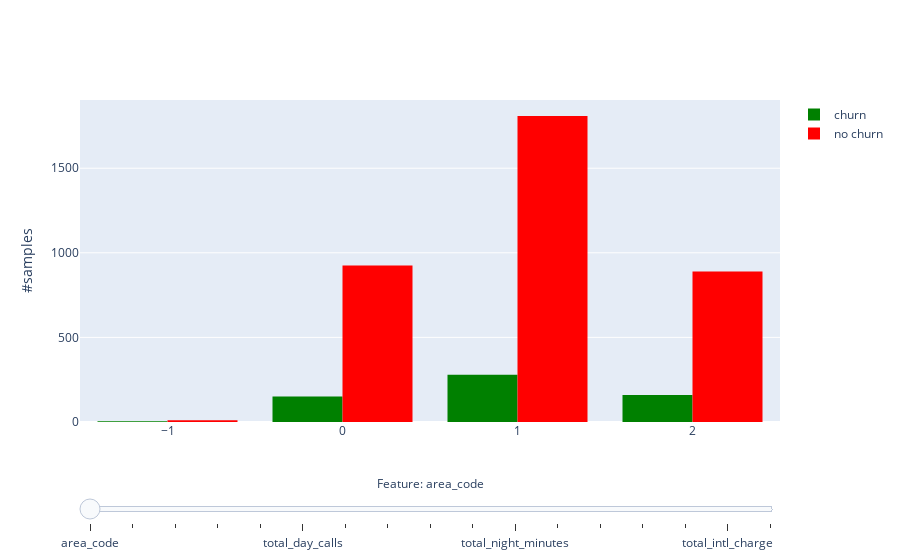

Notebook code for this chart:
### Code cell
def create_churn_trace(col, visible=False):
    return go.Histogram(
        x=churn[col],
        name='churn',
        marker = dict(color = colors[1]),
        visible=visible,
    )

def create_no_churn_trace(col, visible=False):
    return go.Histogram(
        x=no_churn[col],
        name='no churn',
        marker = dict(color = colors[0]),
        visible = visible,
    )

features_not_for_hist = ["state","account_length","churn"]
features_for_hist = [x for x in pre_df.columns if x not in features_not_for_hist]
active_idx = 0
traces_churn = [(create_churn_trace(col) if i != active_idx else create_churn_trace(col, visible=True)) for i, col in enumerate(features_for_hist)]
traces_no_churn = [(create_no_churn_trace(col) if i != active_idx else create_no_churn_trace(col, visible=True)) for i, col in enumerate(features_for_hist)]
data = traces_churn + traces_no_churn

n_features = len(features_for_hist)
steps = []
for i in range(n_features):
    step = dict(
        method = 'restyle',  
        args = ['visible', [False] * len(data)],
        label = features_for_hist[i],
    )
    step['args'][1][i] = True # Toggle i'th trace to "visible"
    step['args'][1][i + n_features] = True # Toggle i'th trace to "visible"
    steps.append(step)

sliders = [dict(
    active = active_idx,
    currentvalue = dict(
        prefix = "Feature: ", 
        xanchor= 'center',
    ),
    pad = {"t": 50},
    steps = steps,
)]

layout = dict(
    sliders=sliders,
    yaxis=dict(
        title='#samples',
        automargin=True,
    ),
)

fig = dict(data=data, layout=layout)

iplot(fig, filename='histogram_slider')

### Figure 1 — Plotly figure (JSON) as saved in the notebook; plotly's stock layout.template omitted (floating-point values rounded to 4 significant figures; data arrays with more than 128 entries replaced by an {"elided": "..."} marker saying what was removed)
{"data": [{"marker": {"color": "green"}, "name": "churn", "type": "histogram", "visible": true, "x": {"elided": "594 int values"}}, {"marker": {"color": "green"}, "name": "churn", "type": "histogram", "visible": false, "x": {"elided": "594 int values"}}, {"marker": {"color": "green"}, "name": "churn", "type": "histogram", "visible": false, "x": {"elided": "594 int values"}}, {"marker": {"color": "green"}, "name": "churn", "type": "histogram", "visible": false, "x": {"elided": "594 int values"}}, {"marker": {"color": "green"}, "name": "churn", "type": "histogram", "visible": false, "x": {"elided": "594 float values"}}, {"marker": {"color": "green"}, "name": "churn", "type": "histogram", "visible": false, "x": {"elided": "594 int values"}}, {"marker": {"color": "green"}, "name": "churn", "type": "histogram", "visible": false, "x": {"elided": "594 float values"}}, {"marker": {"color": "green"}, "name": "churn", "type": "histogram", "visible": false, "x": {"elided": "594 float values"}}, {"marker": {"color": "green"}, "name": "churn", "type": "histogram", "visible": false, "x": {"elided": "594 int values"}}, {"marker": {"color": "green"}, "name": "churn", "type": "histogram", "visible": false, "x": {"elided": "594 float values"}}, {"marker": {"color": "green"}, "name": "churn", "type": "histogram", "visible": false, "x": {"elided": "594 float values"}}, {"marker": {"color": "green"}, "name": "churn", "type": "histogram", "visible": false, "x": {"elided": "594 int values"}}, {"marker": {"color": "green"}, "name": "churn", "type": "histogram", "visible": false, "x": {"elided": "594 float values"}}, {"marker": {"color": "green"}, "name": "churn", "type": "histogram", "visible": false, "x": {"elided": "594 float values"}}, {"marker": {"color": "green"}, "name": "churn", "type": "histogram", "visible": false, "x": {"elided": "594 int values"}}, {"marker": {"color": "green"}, "name": "churn", "type": "histogram", "visible": false, "x": {"elided": "594 float values"}}, {"marker": {"color": "green"}, "name": "churn", "type": "histogram", "visible": false, "x": {"elided": "594 int values"}}, {"marker": {"color": "red"}, "name": "no churn", "type": "histogram", "visible": true, "x": {"elided": "3634 int values"}}, {"marker": {"color": "red"}, "name": "no churn", "type": "histogram", "visible": false, "x": {"elided": "3634 int values"}}, {"marker": {"color": "red"}, "name": "no churn", "type": "histogram", "visible": false, "x": {"elided": "3634 int values"}}, {"marker": {"color": "red"}, "name": "no churn", "type": "histogram", "visible": false, "x": {"elided": "3634 int values"}}, {"marker": {"color": "red"}, "name": "no churn", "type": "histogram", "visible": false, "x": {"elided": "3634 float values"}}, {"marker": {"color": "red"}, "name": "no churn", "type": "histogram", "visible": false, "x": {"elided": "3634 int values"}}, {"marker": {"color": "red"}, "name": "no churn", "type": "histogram", "visible": false, "x": {"elided": "3634 float values"}}, {"marker": {"color": "red"}, "name": "no churn", "type": "histogram", "visible": false, "x": {"elided": "3634 float values"}}, {"marker": {"color": "red"}, "name": "no churn", "type": "histogram", "visible": false, "x": {"elided": "3634 int values"}}, {"marker": {"color": "red"}, "name": "no churn", "type": "histogram", "visible": false, "x": {"elided": "3634 float values"}}, {"marker": {"color": "red"}, "name": "no churn", "type": "histogram", "visible": false, "x": {"elided": "3634 float values"}}, {"marker": {"color": "red"}, "name": "no churn", "type": "histogram", "visible": false, "x": {"elided": "3634 int values"}}, {"marker": {"color": "red"}, "name": "no churn", "type": "histogram", "visible": false, "x": {"elided": "3634 float values"}}, {"marker": {"color": "red"}, "name": "no churn", "type": "histogram", "visible": false, "x": {"elided": "3634 float values"}}, {"marker": {"color": "red"}, "name": "no churn", "type": "histogram", "visible": false, "x": {"elided": "3634 int values"}}, {"marker": {"color": "red"}, "name": "no churn", "type": "histogram", "visible": false, "x": {"elided": "3634 float values"}}, {"marker": {"color": "red"}, "name": "no churn", "type": "histogram", "visible": false, "x": {"elided": "3634 int values"}}], "layout": {"sliders": [{"active": 0, "currentvalue": {"prefix": "Feature: ", "xanchor": "center"}, "pad": {"t": 50}, "steps": [{"args": ["visible", [true, false, false, false, false, false, false, false, false, false, false, false, false, false, false, false, false, true, false, false, false, false, false, false, false, false, false, false, false, false, false, false, false, false]], "label": "area_code", "method": "restyle"}, {"args": ["visible", [false, true, false, false, false, false, false, false, false, false, false, false, false, false, false, false, false, false, true, false, false, false, false, false, false, false, false, false, false, false, false, false, false, false]], "label": "international_plan", "method": "restyle"}, {"args": ["visible", [false, false, true, false, false, false, false, false, false, false, false, false, false, false, false, false, false, false, false, true, false, false, false, false, false, false, false, false, false, false, false, false, false, false]], "label": "voice_mail_plan", "method": "restyle"}, {"args": ["visible", [false, false, false, true, false, false, false, false, false, false, false, false, false, false, false, false, false, false, false, false, true, false, false, false, false, false, false, false, false, false, false, false, false, false]], "label": "number_vmail_messages", "method": "restyle"}, {"args": ["visible", [false, false, false, false, true, false, false, false, false, false, false, false, false, false, false, false, false, false, false, false, false, true, false, false, false, false, false, false, false, false, false, false, false, false]], "label": "total_day_minutes", "method": "restyle"}, {"args": ["visible", [false, false, false, false, false, true, false, false, false, false, false, false, false, false, false, false, false, false, false, false, false, false, true, false, false, false, false, false, false, false, false, false, false, false]], "label": "total_day_calls", "method": "restyle"}, {"args": ["visible", [false, false, false, false, false, false, true, false, false, false, false, false, false, false, false, false, false, false, false, false, false, false, false, true, false, false, false, false, false, false, false, false, false, false]], "label": "total_day_charge", "method": "restyle"}, {"args": ["visible", [false, false, false, false, false, false, false, true, false, false, false, false, false, false, false, false, false, false, false, false, false, false, false, false, true, false, false, false, false, false, false, false, false, false]], "label": "total_eve_minutes", "method": "restyle"}, {"args": ["visible", [false, false, false, false, false, false, false, false, true, false, false, false, false, false, false, false, false, false, false, false, false, false, false, false, false, true, false, false, false, false, false, false, false, false]], "label": "total_eve_calls", "method": "restyle"}, {"args": ["visible", [false, false, false, false, false, false, false, false, false, true, false, false, false, false, false, false, false, false, false, false, false, false, false, false, false, false, true, false, false, false, false, false, false, false]], "label": "total_eve_charge", "method": "restyle"}, {"args": ["visible", [false, false, false, false, false, false, false, false, false, false, true, false, false, false, false, false, false, false, false, false, false, false, false, false, false, false, false, true, false, false, false, false, false, false]], "label": "total_night_minutes", "method": "restyle"}, {"args": ["visible", [false, false, false, false, false, false, false, false, false, false, false, true, false, false, false, false, false, false, false, false, false, false, false, false, false, false, false, false, true, false, false, false, false, false]], "label": "total_night_calls", "method": "restyle"}, {"args": ["visible", [false, false, false, false, false, false, false, false, false, false, false, false, true, false, false, false, false, false, false, false, false, false, false, false, false, false, false, false, false, true, false, false, false, false]], "label": "total_night_charge", "method": "restyle"}, {"args": ["visible", [false, false, false, false, false, false, false, false, false, false, false, false, false, true, false, false, false, false, false, false, false, false, false, false, false, false, false, false, false, false, true, false, false, false]], "label": "total_intl_minutes", "method": "restyle"}, {"args": ["visible", [false, false, false, false, false, false, false, false, false, false, false, false, false, false, true, false, false, false, false, false, false, false, false, false, false, false, false, false, false, false, false, true, false, false]], "label": "total_intl_calls", "method": "restyle"}, {"args": ["visible", [false, false, false, false, false, false, false, false, false, false, false, false, false, false, false, true, false, false, false, false, false, false, false, false, false, false, false, false, false, false, false, false, true, false]], "label": "total_intl_charge", "method": "restyle"}, {"args": ["visible", [false, false, false, false, false, false, false, false, false, false, false, false, false, false, false, false, true, false, false, false, false, false, false, false, false, false, false, false, false, false, false, false, false, true]], "label": "number_customer_service_calls", "method": "restyle"}]}], "yaxis": {"automargin": true, "title": {"text": "#samples"}}}}
